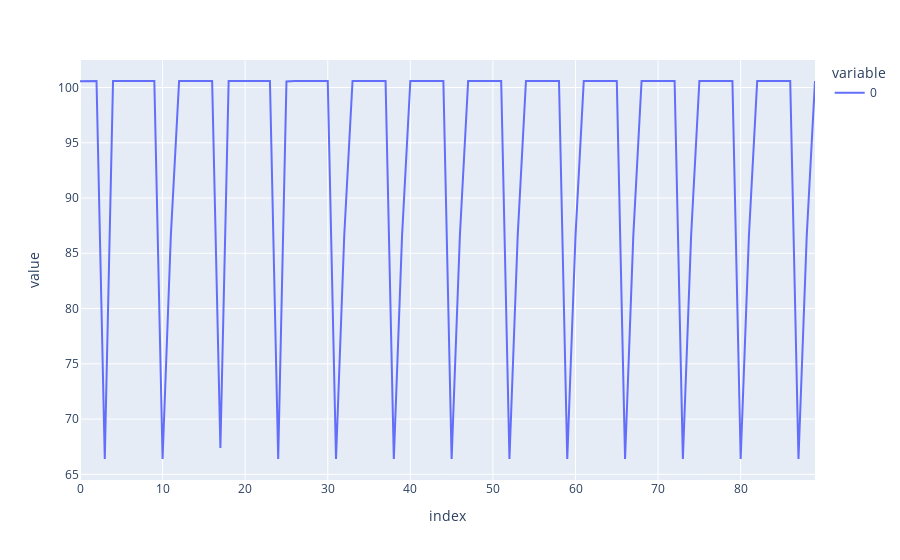

Notebook source saved alongside this figure:
### Code cell
pd.DataFrame(modelo.predict_n_future_values('mlp', X_test[-1], 90)).plot()

### Figure 1 — Plotly figure (JSON) as saved in the notebook; plotly's stock layout.template omitted (floating-point values rounded to 4 significant figures)
{"data": [{"hovertemplate": "variable=0<br>index=%{x}<br>value=%{y}<extra></extra>", "legendgroup": "0", "line": {"color": "#636efa", "dash": "solid"}, "marker": {"symbol": "circle"}, "mode": "lines", "name": "0", "orientation": "v", "showlegend": true, "type": "scatter", "x": [0, 1, 2, 3, 4, 5, 6, 7, 8, 9, 10, 11, 12, 13, 14, 15, 16, 17, 18, 19, 20, 21, 22, 23, 24, 25, 26, 27, 28, 29, 30, 31, 32, 33, 34, 35, 36, 37, 38, 39, 40, 41, 42, 43, 44, 45, 46, 47, 48, 49, 50, 51, 52, 53, 54, 55, 56, 57, 58, 59, 60, 61, 62, 63, 64, 65, 66, 67, 68, 69, 70, 71, 72, 73, 74, 75, 76, 77, 78, 79, 80, 81, 82, 83, 84, 85, 86, 87, 88, 89], "xaxis": "x", "y": [100.6, 100.6, 100.6, 66.39, 100.6, 100.6, 100.6, 100.6, 100.6, 100.6, 66.39, 86.6, 100.6, 100.6, 100.6, 100.6, 100.6, 67.39, 100.6, 100.6, 100.6, 100.6, 100.6, 100.6, 66.39, 100.5, 100.6, 100.6, 100.6, 100.6, 100.6, 66.39, 86.66, 100.6, 100.6, 100.6, 100.6, 100.6, 66.39, 86.64, 100.6, 100.6, 100.6, 100.6, 100.6, 66.39, 86.61, 100.6, 100.6, 100.6, 100.6, 100.6, 66.39, 86.6, 100.6, 100.6, 100.6, 100.6, 100.6, 66.39, 86.6, 100.6, 100.6, 100.6, 100.6, 100.6, 66.39, 86.6, 100.6, 100.6, 100.6, 100.6, 100.6, 66.39, 86.6, 100.6, 100.6, 100.6, 100.6, 100.6, 66.39, 86.6, 100.6, 100.6, 100.6, 100.6, 100.6, 66.39, 86.6, 100.6], "yaxis": "y"}], "layout": {"legend": {"title": {"text": "variable"}, "tracegroupgap": 0}, "margin": {"t": 60}, "xaxis": {"anchor": "y", "domain": [0, 1], "title": {"text": "index"}}, "yaxis": {"anchor": "x", "domain": [0, 1], "title": {"text": "value"}}}}
